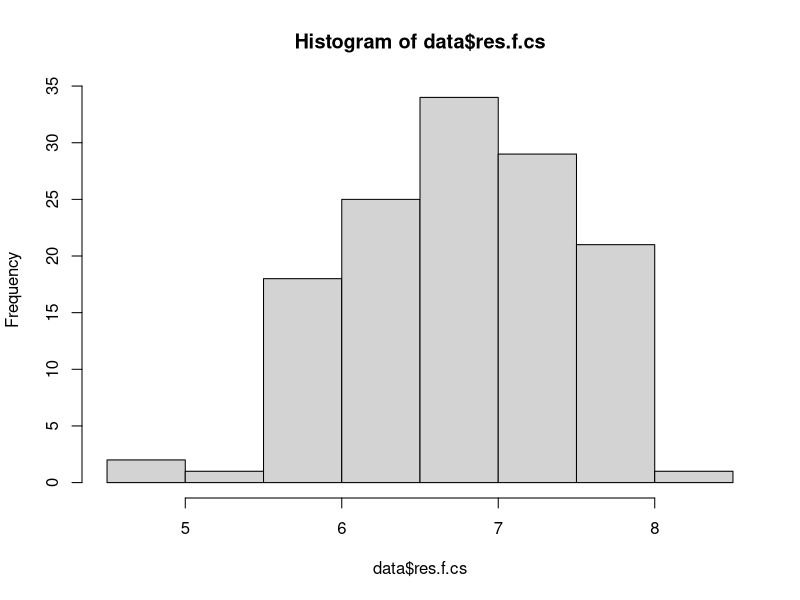
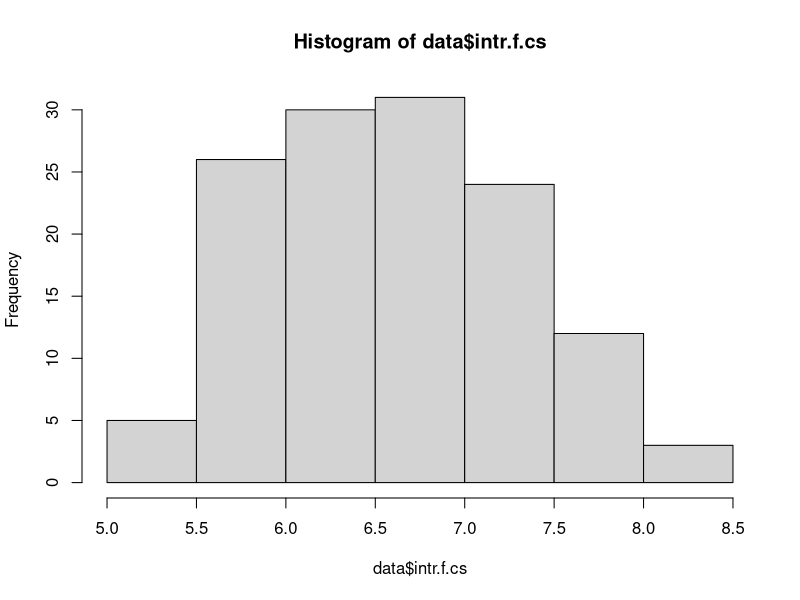
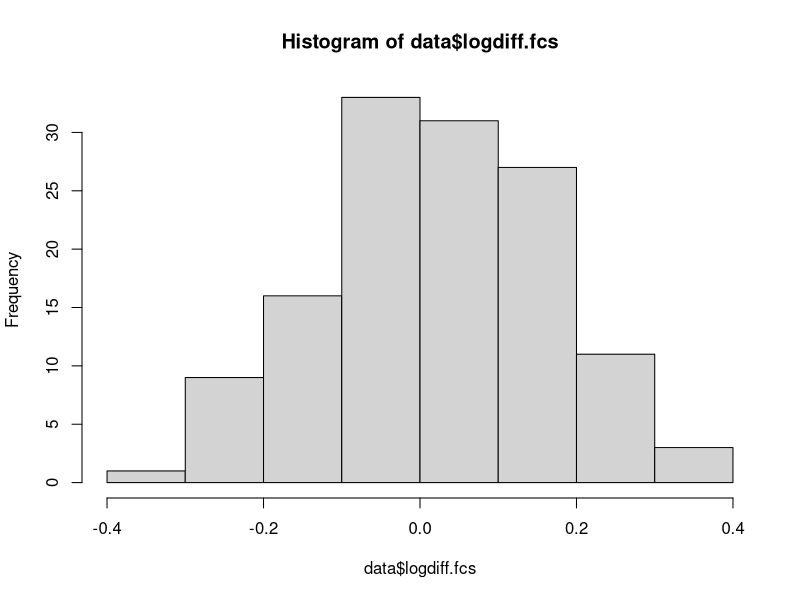
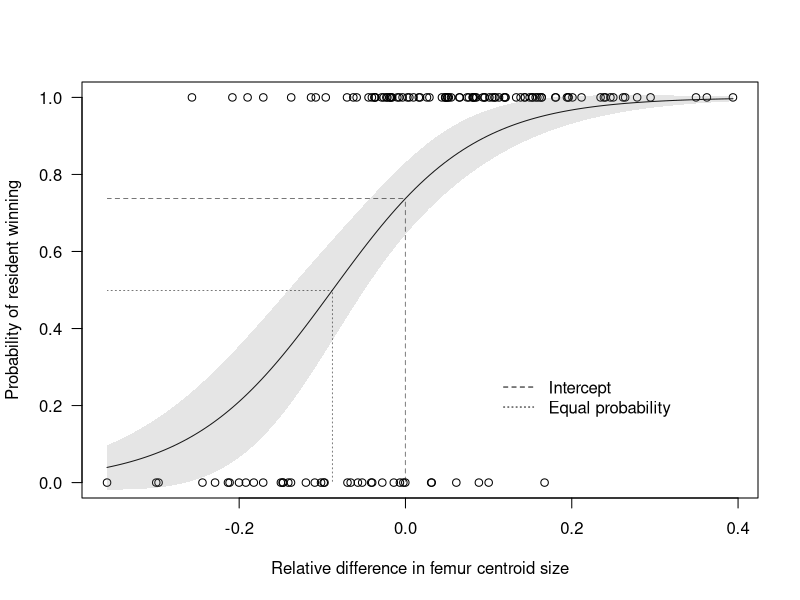

R code for these plots, in order:
## ---- chunk 1
knitr::opts_chunk$set(echo = TRUE)
## ---- chunk 2
data<-read.csv("beetle_fights_chiragricus.csv",header=TRUE, sep=",", na.strings="NA", dec=".", strip.white=TRUE, encoding="UTF-8")
data<-na.omit(data)
head(data)
## ---- chunk 3
hist(data$res.f.cs)
hist(data$intr.f.cs)
hist(data$logdiff.fcs)
## ---- chunk 4
shapiro.test(data$res.f.cs)
shapiro.test(data$intr.f.cs)
shapiro.test(data$logdiff.fcs)
## ---- chunk 5
win.femsize<-glm(res.win~logdiff.fcs,family=binomial(logit),data=data)
summary(win.femsize)
## ---- chunk 6
plot(data$res.win~data$logdiff.fcs,main="",ylab="Probability of resident winning",xlab="Relative difference in femur centroid size",las=1)
x <- seq(-0.3588946, 0.3938675, length = 131)
y <- predict(win.femsize, data.frame(logdiff.fcs=x),type="response")
lines(x,y)

# Calculate standard error for our prediction...
y.se<-predict(win.femsize, data.frame(logdiff.fcs=x),type="response",se.fit=T)
UL<- y + y.se$se.fit*1.96
LL<- y - y.se$se.fit*1.96

# Shade in the area encompassing the standard error...
par(new=TRUE)
polygon(c(rev(x),x),c(rev(UL),LL),col=rgb(0.5,0.5,0.5,0.2),border=F)

# Add a legend...
legend(0.1,0.3, legend=c("Intercept","Equal probability"),lty=c(2,3),bty="n")

# Intercept line to highlight probability of resident winning when there is no difference in femur size between him and his opponent
yval<-predict(win.femsize,data.frame(logdiff.fcs=0),type="resp")
xmin<-min(data$logdiff.fcs)
clip(x1=xmin,x2=0,y1=0,y2=yval)
abline(h=yval,v=0,lty=2)

# What is the size difference at which either opponent is equally likely to win?
findInt <- function(model, value) {
  function(x) {
    predict(model, data.frame(logdiff.fcs=x), type="response") - value
  }
}
equal<-uniroot(findInt(win.femsize, .5), range(data$logdiff.fcs))$root
equal

# Let's plot this...
clip(x1=xmin,x2=equal,y1=0,y2=0.5)
abline(h=0.5,v=equal,lty=3)
## ---- chunk 7
5*exp(-equal)
## ---- chunk 8
exp(coefficients(win.femsize))[1]
